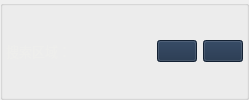
                  <widget class="QGroupBox" name="groupBox">
                   <property name="title">
                    <string/>
                   </property>
                   <layout class="QGridLayout" name="gridLayout_5">
                    <property name="leftMargin">
                     <number>1</number>
                    </property>
                    <property name="topMargin">
                     <number>1</number>
                    </property>
                    <property name="rightMargin">
                     <number>1</number>
                    </property>
                    <property name="bottomMargin">
                     <number>1</number>
                    </property>
                    <property name="spacing">
                     <number>1</number>
                    </property>
                    <item row="0" column="0">
                     <layout class="QVBoxLayout" name="verticalLayout_2" stretch="1">
                      <property name="spacing">
                       <number>6</number>
                      </property>
                      <property name="leftMargin">
                       <number>2</number>
                      </property>
                      <property name="topMargin">
                       <number>2</number>
                      </property>
                      <property name="rightMargin">
                       <number>2</number>
                      </property>
                      <property name="bottomMargin">
                       <number>2</number>
                      </property>
                      <item>
                       <layout class="QHBoxLayout" name="horizontalLayout_4" stretch="2,0,1,0,1">
                        <item>
                         <widget class="QLabel" name="label_3">
                          <property name="font">
                           <font>
                            <family>微软雅黑</family>
                            <pointsize>10</pointsize>
                            <weight>50</weight>
                            <bold>false</bold>
                           </font>
                          </property>
                          <property name="styleSheet">
                           <string notr="true">color: rgb(238, 238, 236);</string>
                          </property>
                          <property name="text">
                           <string>搜索区域：</string>
                          </property>
                         </widget>
                        </item>
                        <item>
                         <spacer name="horizontalSpacer">
                          <property name="orientation">
                           <enum>Qt::Horizontal</enum>
                          </property>
                          <property name="sizeHint" stdset="0">
                           <size>
                            <width>40</width>
                            <height>20</height>
                           </size>
                          </property>
                         </spacer>
                        </item>
                        <item>
                         <spacer name="horizontalSpacer_9">
                          <property name="orientation">
                           <enum>Qt::Horizontal</enum>
                          </property>
                          <property name="sizeHint" stdset="0">
                           <size>
                            <width>40</width>
                            <height>20</height>
                           </size>
                          </property>
                         </spacer>
                        </item>
                        <item>
                         <widget class="QPushButton" name="btn_DrawRoi_QIDI">
                          <property name="styleSheet">
                           <string notr="true">color: rgb(238, 238, 236);
background-color: rgb(27, 46, 71);</string>
                          </property>
                          <property name="text">
                           <string/>
                          </property>
                          <property name="icon">
                           <iconset>
                            <normaloff>:/QtToolTest/Resources/10矩形.png</normaloff>:/QtToolTest/Resources/10矩形.png</iconset>
                          </property>
                          <property name="iconSize">
                           <size>
                            <width>20</width>
                            <height>20</height>
                           </size>
                          </property>
                         </widget>
                        </item>
                        <item>
                         <widget class="QPushButton" name="btn_ClearRoi_QIDI">
                          <property name="styleSheet">
                           <string notr="true">color: rgb(238, 238, 236);
background-color: rgb(27, 46, 71);</string>
                          </property>
                          <property name="text">
                           <string/>
                          </property>
                          <property name="icon">
                           <iconset>
                            <normaloff>:/QtToolTest/Resources/复位 (1).png</normaloff>:/QtToolTest/Resources/复位 (1).png</iconset>
                          </property>
                          <property name="iconSize">
                           <size>
                            <width>20</width>
                            <height>20</height>
                           </size>
                          </property>
                         </widget>
                        </item>
                       </layout>
                      </item>
                     </layout>
                    </item>
                   </layout>
                  </widget>
